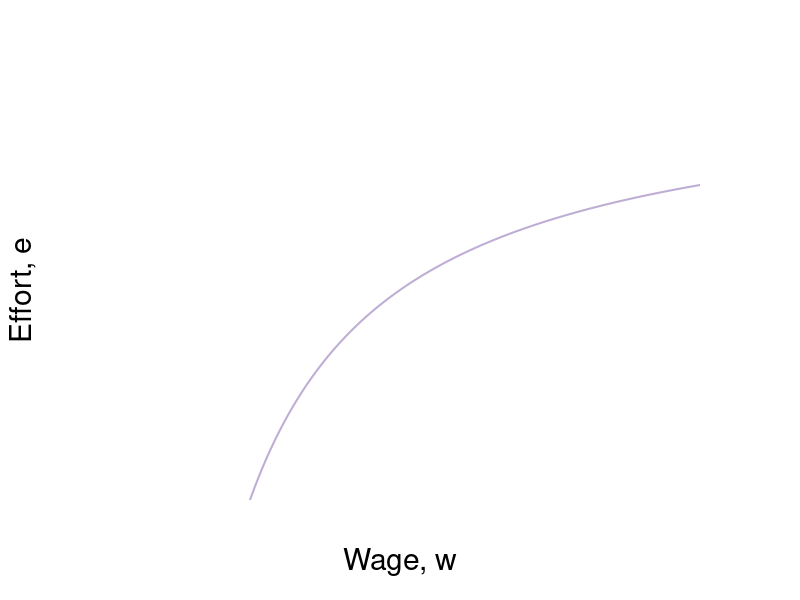

The R script that drew this image: (Note: this script raises an error after producing the figure.)
require(shape)
pdf(file = "employment/employment_brf_nash.pdf", width = 9, height = 7)

#Set parameters for graphics
axislabelsize <- 1.8
labelsize <- 1.5
namesize <- 1.8
annotatesize <- 1.5
graphlinewidth <- 2
segmentlinewidth <- 1.5

#The equation is below when v = 0. See Wolfram Alpha output. 
isov <- function(w, delta = 5) {
}

isovhigh1 <- function(w, delta = 5, v = 5){
  (sqrt(w^2 - 4 * delta * v) - w + 2*v)/( 2 * v )
}

isovlow1 <- function(w, delta = 5, v = 5){
  (-sqrt(w^2 - 4 * delta * v) - w + 2*v)/( 2 * v )
}

isovhigh2 <- function(w, delta = 5, v = 15){
  (sqrt(w^2 - 4 * delta * v) - w + 2*v)/( 2 * v )
}

isovlow2 <- function(w, delta = 5, v = 15){
  (-sqrt(w^2 - 4 * delta * v) - w + 2*v)/( 2 * v )
}

isovhigh3 <- function(w, delta = 5, v = 20){
  (sqrt(w^2 - 4 * delta * v) - w + 2*v)/( 2 * v )
}

isovlow3 <- function(w, delta = 5, v = 20){
  (-sqrt(w^2 - 4 * delta * v) - w + 2*v)/( 2 * v )
}

brfFn <- function(w, delta = 5) {
  1 - (2*delta) /w
}

#This is evaluated for p = 12; q = 12/(8*sqrt(12^2 - 4*delta1*v1)) - 1/8 for the slope
#At p = 12; q = (-sqrt(12^2 - 4*v1*delta1) - 12 + 2*v1)/(2*v1) = 0.799
tangencyLine <- function(w){
  (w*(0.05))
}

solowCondition <- function(w, delta = 5){
  (w*(1/(8*delta)))
}


COL <- c("#f7fcf5", "#e5f5e0", "#c7e9c0", "#a1d99b", "#74c476", "#41ab5d", "#238b45", "#005a32")
grays <- gray.colors(25, start = 1, end = 0)
par(mar =  c(5, 5, 4, 5))
xlims <- c(0, 40)
ylims <- c(0, 1)

plot(0, 0, xlim = xlims, ylim = ylims, type = "n",
     xlab = expression(paste("Wage, ", w)),
     ylab = expression(paste("Effort, ", e)),
     xaxt = "n", 
     yaxt = "n", 
     cex.lab = axislabelsize, 
     line = 3,
     bty = "n", 
     xaxs="i", 
     yaxs="i")


npts <- 500 
npts2 <- 501
#Specify the sequences of points for graphing. 
xx0 <- seq(5, xlims[2], length.out = npts)
xx1 <- seq(10, xlims[2], length.out = npts)
xx2 <- seq(5, 15, length.out = npts)
xx3 <- seq(10, xlims[2], length.out = npts2)
xx4 <- seq(xlims[1], 10, length.out = npts2)
#For below, I solved sqrt(p^2 - 200) - p + 200/p = 0, getting p = 10*sqrt(2) = 14.14214
xx5 <- seq( 18.43909, xlims[2], length.out = npts2)
xx6 <- seq( 18.43909, 25, length.out = npts2)
xx7 <- seq(20, xlims[2], length.out = npts2)
xx8 <- seq(xlims[1], 25, length.out = npts2)
xx9 <- seq(xlims[1] + 0.5, xlims[2], length.out = npts2)

#Draw the lines for the graphs
#lines(xx0, isov(xx0, delta = 5), col = COL[3], lwd = graphlinewidth)
lines(xx1, brfFn(xx1), col = "#beaed4", lwd = graphlinewidth)
lines(xx9, solowCondition(xx9, delta = 5), col = COLB[4], lwd = graphlinewidth)
#lines(xx3, isovhigh1(xx3, v = 5, delta = 5), col = COL[4], lwd = graphlinewidth)
#lines(xx4, isovlow1(xx4, v = 5, delta = 5), col = COL[4], lwd = graphlinewidth)
#lines(xx5, isovhigh2(xx5, v = 17, delta = 5), col = COL[5], lwd = graphlinewidth)
#lines(xx6, isovlow2(xx6, v = 17, delta = 5), col = COL[5], lwd = graphlinewidth)
lines(xx7, isovhigh3(xx7, v = 20, delta = 5), col = COL[6], lwd = graphlinewidth)
lines(xx8, isovlow3(xx8, v = 20, delta = 5), col = COL[6], lwd = graphlinewidth)

#Customize ticks and labels for the plot
ticksy <- c(0,  0.5, 1)
#ylabels <- c(0, expression(paste(frac(1,2))), 1)
ylabels <- c(0,  expression(paste(e^N)), 1)
ticksx <- c(0, 10, 20, 40)
xlabels <- c(0, expression(paste(w == 2*underline(u))),  expression(paste(w^N)) , NA)
axis(1, at = ticksx, pos = 0, labels = xlabels, cex.axis = labelsize)
axis(2, at = ticksy, pos = 0, labels = ylabels, las = 1, cex.axis = labelsize)

#Annotation of the three graphs and the NE
text(7, 0.42, expression(paste("Slope of isoprofit: ")), cex = labelsize)
text(5, 0.34, expression(paste( frac(e, w) == frac(de, dw))), cex = labelsize)
Arrows(7.5, 0.34, 12.6, 0.34,  col = "black", lty = 1, lwd = 2, arr.type = "triangle")

text(25.5, 0.05, expression(paste(v[N])), cex = labelsize)
text(38, 0.66, expression(paste("Employee's ICC, or")), cex = labelsize, xpd = TRUE)
text(38, 0.6, expression(paste("Best-response function")), cex = labelsize, xpd = TRUE)
text(38, 0.55, expression(paste(e(w))), cex = labelsize, xpd = TRUE)




#Lines for the coordinates of the Nash equilbrium
#segments(5, 0, 5, 1, lty = 2, col = "darkgray", lwd = 3)
#segments(10, 0, 10, 0.2, lty = 2, col = "darkgray", lwd = 2)
segments(20, 0, 20, 0.75, lty = 2, col = grays[20], lwd = segmentlinewidth)
segments(0, 0.5, 20, 0.5, lty = 2, col = grays[20], lwd = segmentlinewidth)
#segments(14.14214, 0.15, 14.14214, 0.45, lty = 2, col = "darkgray", lwd = 3)
text(19.3, 0.52, expression(n), cex = labelsize)
text(27, 0.48, expression(paste("Incomplete contract")),cex = labelsize)
text(27, 0.43, expression(paste("Nash equilibrium")),cex = labelsize)

#Arrows and rent label
# 
# Arrows(15, 0.8, 10.8, 0.8,  col = "black", lty = 1, lwd = 2, arr.type = "triangle")
# text(14.8, 0.95, expression(paste("Rent at")))
# text(14.8, 0.9, expression(paste("Incomplete Contract")))
# text(14.8, 0.85, expression(paste("Nash Equilibrium")))

#Arrows and slope of iso-v label
Arrows(29, 0.15, 24, 0.15,  col = "black", lty = 1, lwd = 2, arr.type = "triangle")
text(32, 0.2, expression(paste("Slope of iso-v")), cex = labelsize)
text(32.3, 0.15, expression(paste(" = -mrs ")), cex = labelsize)
text(31.5, 0.06, expression(paste(" = " -frac(v[w], v[e]))), cex = labelsize)



#Add a point for the NE
points(20, 0.5, pch = 16, col = "black", cex = 1.5)

#segments(18.4, 0, 18.4, 0.75, lty = 2, col = "darkgray", lwd = 2)
#segments(0, brfFn(w = 18.4), 18.4, brfFn(w = 18.4), lty = 2, col = "darkgray", lwd = 2)
#points(18.4, brfFn(w = 18.4), pch = 16, col = "black", cex = 1.5)

#Add a point for b & complete contract NE label
#points(10, 0.5, pch = 16, col = "black", cex = 1.5)
#text(10.5, 0.47, expression(b))
# text(5, 0.58, expression(paste("Complete Contract")))
# text(5, 0.53, expression(paste("Nash equilibrium")))

#Add a point for c
#Figure out q for p = 14.14214: q = 1 - 2delta/p = 1 - (2*5)/14.14214 =  0.2928934
#points(20, 0.1839422, pch = 16, col = "black", cex = 1.5)
#text(20.8, 0.1839422, expression(c))

points(22, isovhigh3(22, v = 20, delta = 5), pch = 16, col = "black", cex = 1.5)
text(22 + 0.5, isovhigh3(22, v = 20, delta = 5) - 0.02, expression(f), cex = labelsize)
points(22, isovlow3(22, v = 20, delta = 5), pch = 16, col = "black", cex = 1.5)
text(22 + 0.8, isovlow3(22, v = 20, delta = 5) + 0.02, expression(b), cex = labelsize)

#Add a point for f. referred to in the text
#points(12, 0.82, pch = 16, col = "black", cex = 1.2)
#text(12, 0.85, expression(paste("NE")))

#Arrow to Pareto-improving Lens
#Arrows(20, 0.8, 23.8, 0.68, col = "black", lty = 1, lwd = 3)
#text(20, 0.82, expression(paste("Pareto-Improving Lens")))

dev.off()
